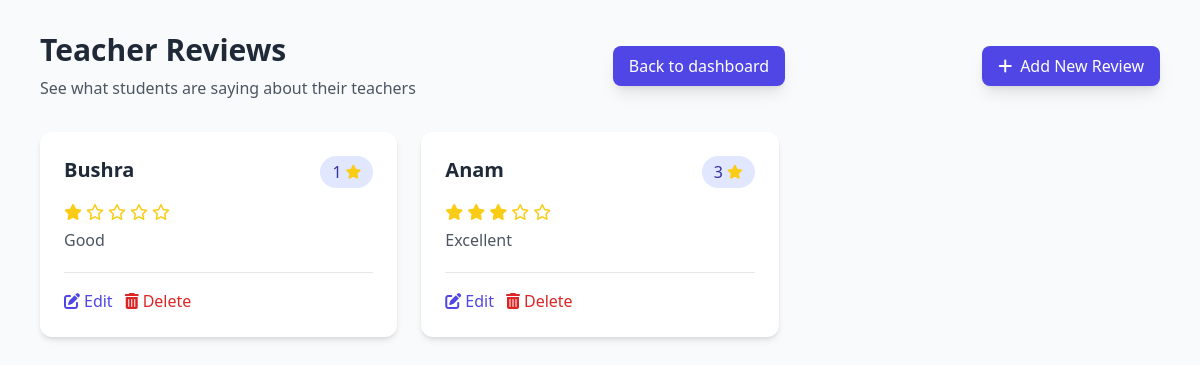
/teacher-reviews/, run on the app's committed database.
### school/models.py (models this page shows, shortened)
class TeacherReview(models.Model):
    teacher_name = models.CharField(max_length=100)
    rating = models.IntegerField(choices=[(i, i) for i in range(1, 6)])
    comment = models.TextField()
    created_at = models.DateTimeField(auto_now_add=True)

### school/views.py (the view)
# urls.py: path('teacher-reviews/', views.review_list, name='review_list'),
def review_list(request):
    reviews = TeacherReview.objects.all().order_by('-created_at')
    return render(request, 'dashboards/student/review/review_list.html', {'reviews': reviews})

### school/templates/dashboards/student/review/review_list.html (shortened to what this page needs)
<!DOCTYPE html>
<html>
<head>
    <script src="https://cdn.tailwindcss.com"></script>
    <link rel="stylesheet" href="https://cdnjs.cloudflare.com/ajax/libs/font-awesome/6.4.0/css/all.min.css">
</head>
<body class="bg-gray-50 min-h-screen">
    <div class="container mx-auto px-4 py-8 max-w-6xl">
        <div class="flex flex-col md:flex-row justify-between items-start md:items-center mb-8">
            <div>
                <h1 class="text-3xl font-bold text-gray-800">Teacher Reviews</h1>
                <p class="text-gray-600 mt-2">See what students are saying about their teachers</p>
            </div>
            <a href="/student-dashboard" class="mt-4 md:mt-0 inline-flex items-center px-4 py-2 bg-indigo-600 hover:bg-indigo-700 text-white font-medium rounded-lg transition duration-200 shadow-lg">
                Back to dashboard
            </a>
            <a href="{% url 'add_review' %}" class="mt-4 md:mt-0 inline-flex items-center px-4 py-2 bg-indigo-600 hover:bg-indigo-700 text-white font-medium rounded-lg transition duration-200 shadow-lg">
                <i class="fas fa-plus mr-2"></i> Add New Review
            </a>
        </div>
        {% if reviews %}
        <div class="grid grid-cols-1 md:grid-cols-2 lg:grid-cols-3 gap-6">
            {% for review in reviews %}
            <div class="bg-white rounded-xl shadow-md overflow-hidden hover:shadow-lg transition duration-300">
                <div class="p-6">
                    <div class="flex justify-between items-start">
                        <h3 class="text-xl font-semibold text-gray-800">{{ review.teacher_name }}</h3>
                        <div class="flex items-center bg-indigo-100 px-3 py-1 rounded-full">
                            <span class="text-indigo-800 font-medium mr-1">{{ review.rating }}</span>
                            <i class="fas fa-star text-yellow-400 text-sm"></i>
                        </div>
                    </div>
                    <div class="mt-4 mb-5">
                        <div class="flex mb-2">
                            {% for i in "12345" %}
                                {% if forloop.counter <= review.rating %}
                                    <i class="fas fa-star text-yellow-400 mr-1"></i>
                                {% else %}
                                    <i class="far fa-star text-yellow-400 mr-1"></i>
                                {% endif %}
                            {% endfor %}
                        </div>
                        <p class="text-gray-600">{{ review.comment }}</p>
                    </div>
                    <div class="flex space-x-3 border-t pt-4">
                        <a href="{% url 'edit_review' review.pk %}" class="text-indigo-600 hover:text-indigo-800 flex items-center">
                            <i class="fas fa-edit mr-1"></i> Edit
                        </a>
                        <a href="{% url 'delete_review' review.pk %}" class="text-red-600 hover:text-red-800 flex items-center">
                            <i class="fas fa-trash-alt mr-1"></i> Delete
                        </a>
                    </div>
                </div>
            </div>
            {% endfor %}
        </div>
        {% else %}
        <div class="bg-white rounded-xl shadow-sm p-8 text-center">
            <i class="fas fa-comment-slash text-4xl text-gray-300 mb-4"></i>
            <h3 class="text-xl font-medium text-gray-700">No reviews yet</h3>
            <p class="text-gray-500 mt-2">Be the first to share your experience!</p>
        </div>
        {% endif %}
    </div>
</body>
</html>

### data on the page
TeacherReview: teacher_name "Bushra", rating "1", comment "Good"
TeacherReview: teacher_name "Anam", rating "3", comment "Excellent"
